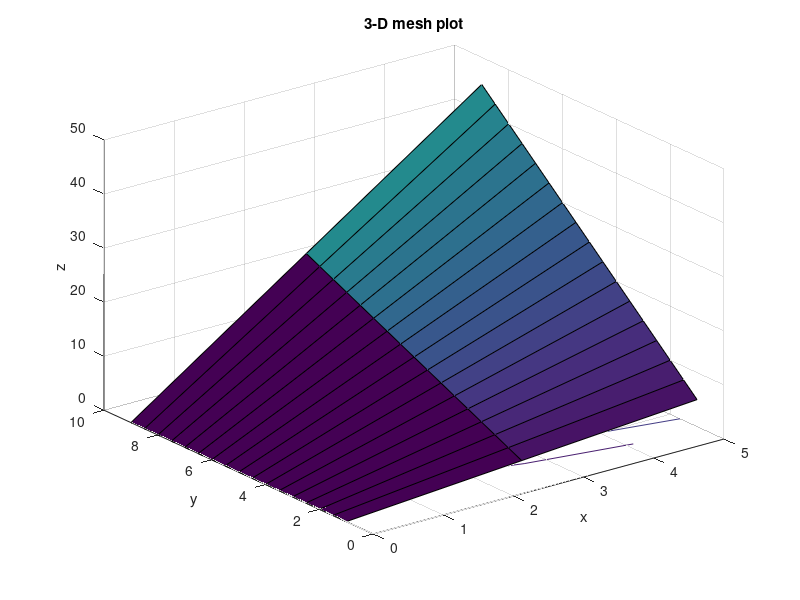

Reproduce this figure in MATLAB.
%3d surface plot
clear All
clc
close all
x =0:2.5:6;
y=1:0.5:9;
[x,y]=meshgrid(x,y);
z=x.*y;
surfc(x,y,z);
xlabel('x');
ylabel('y');
zlabel('z');
title('3-D mesh plot');